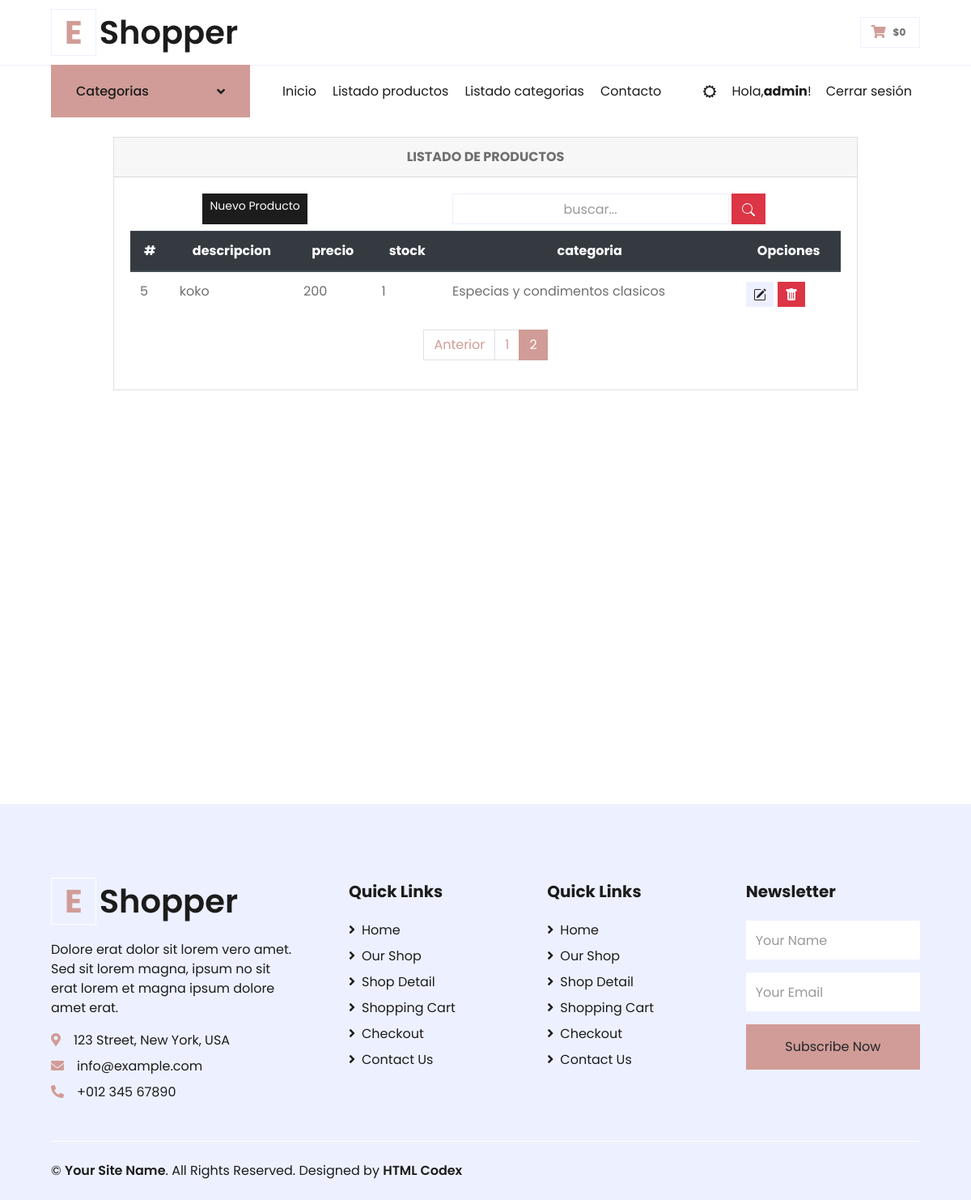
/listarproductos/?page=2 (signed in), run on the app's committed database.
### DistribuidoraApp/models.py (models this page shows, shortened)
class Productos(models.Model):
    nombre = models.CharField(max_length=100)
    imagen = models.ImageField(upload_to='imgproductos/%Y/%m/%d', blank=True)
    descripcion = models.CharField(max_length=500)
    precio = models.IntegerField()
    stock = models.IntegerField(null=True, default=0)
    categoria = models.ForeignKey(Categorias, on_delete=models.PROTECT)
    oferta = models.BooleanField(default=False)
    class Meta:
        db_table = 'productos'
        verbose_name = 'Producto'
        verbose_name_plural = 'Productos'
        ordering = ['id']

class Categorias(models.Model):
    nombre = models.CharField(max_length=100)
    def __str__(self):
        return self.nombre
    class Meta:
        db_table = "categorias"
        verbose_name = 'Categoria'
        verbose_name_plural = 'Categorias'
        ordering = ['id']

### DistribuidoraApp/views.py (the view)
# urls.py: path('listarproductos/', listarProductos, name='listarproductos'),
@login_required(login_url='/login')
def listarProductos(request):
    busqueda = request.POST.get("buscador")
    lista_productos = Productos.objects.order_by('nombre')
    page = request.GET.get('page', 1)
    if busqueda:
        lista_productos = Productos.objects.filter(
            Q(nombre__icontains = busqueda) |
            Q(descripcion__icontains = busqueda)
        ).distinct()
    try:
        paginator = Paginator(lista_productos, 6)
        lista_productos = paginator.page(page)
    except:
        raise Http404
    data = {'entity': lista_productos,
            'title': 'LISTADO DE PRODUCTOS',
            'paginator': paginator
            }
    return render(request, 'DistribuidoraApp/listar-productos.html', data)

### DistribuidoraApp/context_processors.py (called while the page is built)
def extras(request):
	lista_categorias = Categorias.objects.all().order_by('nombre')
	return {'categorias':lista_categorias}

def importe_total_carro(request):
	total=0
	if request.user.is_authenticated:
		if "carro" in request.session:
			for key, value in request.session["carro"].items():
				total= total + int(value["precio"])
	return {"importe_total_carro":total}

### DistribuidoraApp/templates/DistribuidoraApp/listar-productos.html (shortened to what this page needs)
{% extends 'DistribuidoraApp/base.html' %}
{% load static %}
{% block contenidoPagina %}
<div class="min-vh-100 d-flex flex-colum py-4">
    <div class="container">
        <div class="row justify-content-center">
            <div class="col-lg-10 col-md-6 col-sm-4 animate__animated animate__backInRight animate__delay-0.4s">
                <div class="card">
                    <div class="card-header text-center font-weight-bold">
                        {{ title }}
                    </div>
                    <div class="card-body table-responsive align-items-center">
                        <div class="d-flex mb-2">
                            <a href="{% url 'addproducto' %}" class="d-flex inline-block mx-auto btn btn-dark btn-sm" type="submit">
                                Nuevo Producto
                            </a>
                            <form class="d-flex mx-auto d-sm-inlne-block form-inline" method="POST" action="">
                                <div class="input-group">
                                    <input type="text" class="form-control bg-light border-1 small text-center" name="buscador" placeholder="buscar..." value="{{ request.POST.buscador }}">
                                    <div class="input-group-append">
                                        <button class="btn btn-danger mx-1" type="submit">
                                            </button>
                                    </div>
                                </div>
                            </form>
                        </div>
                        <table class="table table-condensed">
                            <thead class="thead-dark text-center ">
                                <tr>
                                    <th scope="col">#</th>
                                    <th scope="col">descripcion</th>
                                    <th scope="col">precio</th>
                                    <th scope="col">stock</th>
                                    <th scope="col">categoria</th>
                                    <th colspan="2">Opciones</th>
                                </tr>
                            </thead>
                            <tbody>
                                {% if entity %} {% for producto in entity %}
                                <tr>
                                    <td>{{ producto.id }}</td>
                                    <td>{{ producto.nombre }}</td>
                                    <td>{{ producto.precio }}</td>
                                    <td>{{ producto.stock }}</td>
                                    <td>{{ producto.categoria }}</td>
                                    <td colspan="2">
                                        <a class="btn btn-secondary btn-sm" href="{% url 'editproducto' producto.id %} " type="button"></a>
                                        <a class="btn btn-danger btn-sm" href="{% url 'deleteProducto' producto.id %}" type="button"></a>
                                    </td>
                                </tr>
                                {% endfor %} {% else %}
                                <div class="text-center text-warning">
                                    <h3> No se encontraron Productos!!</h3>
                                </div>
                                {% endif %}
                            </tbody>
                        </table>
                        <div>
                            {% include 'DistribuidoraApp/paginator.html' %}
                        </div>
                    </div>
                </div>
            </div>
        </div>
    </div>
</div>
{% endblock %}

### DistribuidoraApp/templates/DistribuidoraApp/base.html (shortened to what this page needs)
{% load static %}
<!DOCTYPE html>
<html lang="en">
<head>
    <link href="https://cdnjs.cloudflare.com/ajax/libs/font-awesome/5.10.0/css/all.min.css" rel="stylesheet">
    <link href="{% static 'lib/owlcarousel/assets/owl.carousel.min.css' %}" rel="stylesheet">
    <link href="{% static 'css/style.css' %}" rel="stylesheet">
</head>
<body>
    <div class="container-fluid">
        <div class="row align-items-center py-3 px-xl-5">
            <div class="col-lg-3 d-none d-lg-block">
                <a href="" class="text-decoration-none">
                    <h1 class="m-0 display-5 font-weight-semi-bold"><span class="text-primary font-weight-bold border px-3 mr-1">E</span>Shopper</h1>
                </a>
            </div>
            <div class="col-lg-9 col-6 text-right">
                {% if user.is_authenticated %}
                {% load humanize %}
                <a href="{% url 'viewcart' %}" class="btn border">
                    <i class="fas fa-shopping-cart text-primary"></i>
                    <span class="badge">${{ importe_total_carro | intcomma}} </span>
                </a>
                {% endif %}
            </div>
        </div>
    </div>
    <div class="container-fluid">
        <div class="row border-top px-xl-5">
            <div class="col-lg-3 d-none d-lg-block">
                <a class="btn shadow-none d-flex align-items-center justify-content-between bg-primary text-white w-100" data-toggle="collapse" href="#navbar-vertical" style="height: 65px; margin-top: -1px; padding: 0 30px;">
                    <h6 class="m-0">Categorias</h6>
                    <i class="fa fa-angle-down text-dark"></i>
                </a>
            </div>
            <div class="col-lg-9">
                <nav class="navbar navbar-expand-lg bg-light navbar-light py-3 py-lg-0 px-0">
                    <div class="collapse navbar-collapse justify-content-between" id="navbarCollapse">
                        <div class="navbar-nav mr-auto py-0">
                            <a href="{% url 'inicio' %}" class="nav-item nav-link">Inicio</a>
                            {% if user.is_staff %}
                            <a href="{% url 'listarproductos' %}" class="nav-item nav-link ">Listado productos</a>
                            <a href="{% url 'categorias' %}" class="nav-item nav-link">Listado categorias</a>
                            {% endif %}
                            <a href="contact.html" class="nav-item nav-link">Contacto</a>
                        </div>
                        <div class="navbar-nav ml-auto py-0">
                            {% if user.is_authenticated %}
                            <a href="{% url 'editar_perfil' %}" class="btn btn-sm nav-item nav-link">
                            </a>
                            <p class="text-dark my-3 mx-2" style="display:flex;align-items: center; justify-content: center;"> Hola,<b>{{user.username}}</b>!</p>
                            <a href="{% url 'logout' %}" class="nav-item nav-link">Cerrar sesión</a>
                            {% else %}
                            <a href="{% url 'login' %}" class="nav-item nav-link">Ingresar</a>
                            <a href="{% url 'register' %}" class="nav-item nav-link">Registrarse</a>
                            {% endif%}
                        </div>
                    </div>
                </nav>
            </div>
        </div>
    </div>
    {% block contenidoPagina %}
    {% endblock %}
    <div class="container-fluid bg-secondary text-dark mt-5 pt-5">
        <div class="row px-xl-5 pt-5">
            <div class="col-lg-4 col-md-12 mb-5 pr-3 pr-xl-5">
                <a href="" class="text-decoration-none">
                    <h1 class="mb-4 display-5 font-weight-semi-bold"><span class="text-primary font-weight-bold border border-white px-3 mr-1">E</span>Shopper</h1>
                </a>
                <p>Dolore erat dolor sit lorem vero amet. Sed sit lorem magna, ipsum no sit erat lorem et magna ipsum dolore amet erat.</p>
                <p class="mb-2"><i class="fa fa-map-marker-alt text-primary mr-3"></i>123 Street, New York, USA</p>
                <p class="mb-2"><i class="fa fa-envelope text-primary mr-3"></i>info@example.com</p>
                <p class="mb-0"><i class="fa fa-phone-alt text-primary mr-3"></i>+012 345 67890</p>
            </div>
            <div class="col-lg-8 col-md-12">
                <div class="row">
                    <div class="col-md-4 mb-5">
                        <h5 class="font-weight-bold text-dark mb-4">Quick Links</h5>
                        <div class="d-flex flex-column justify-content-start">
                            <a class="text-dark mb-2" href="index.html"><i class="fa fa-angle-right mr-2"></i>Home</a>
                            <a class="text-dark mb-2" href="shop.html"><i class="fa fa-angle-right mr-2"></i>Our Shop</a>
                            <a class="text-dark mb-2" href="detail.html"><i class="fa fa-angle-right mr-2"></i>Shop Detail</a>
                            <a class="text-dark mb-2" href="cart.html"><i class="fa fa-angle-right mr-2"></i>Shopping Cart</a>
                            <a class="text-dark mb-2" href="checkout.html"><i class="fa fa-angle-right mr-2"></i>Checkout</a>
                            <a class="text-dark" href="contact.html"><i class="fa fa-angle-right mr-2"></i>Contact Us</a>
                        </div>
                    </div>
                    <div class="col-md-4 mb-5">
                        <h5 class="font-weight-bold text-dark mb-4">Quick Links</h5>
                        <div class="d-flex flex-column justify-content-start">
                            <a class="text-dark mb-2" href="index.html"><i class="fa fa-angle-right mr-2"></i>Home</a>
                            <a class="text-dark mb-2" href="shop.html"><i class="fa fa-angle-right mr-2"></i>Our Shop</a>
                            <a class="text-dark mb-2" href="detail.html"><i class="fa fa-angle-right mr-2"></i>Shop Detail</a>
                            <a class="text-dark mb-2" href="cart.html"><i class="fa fa-angle-right mr-2"></i>Shopping Cart</a>
                            <a class="text-dark mb-2" href="checkout.html"><i class="fa fa-angle-right mr-2"></i>Checkout</a>
                            <a class="text-dark" href="contact.html"><i class="fa fa-angle-right mr-2"></i>Contact Us</a>
                        </div>
                    </div>
                    <div class="col-md-4 mb-5">
                        <h5 class="font-weight-bold text-dark mb-4">Newsletter</h5>
                        <form action="">
                            <div class="form-group">
                                <input type="text" class="form-control border-0 py-4" placeholder="Your Name" required="required" />
                            </div>
                            <div class="form-group">
                                <input type="email" class="form-control border-0 py-4" placeholder="Your Email"
                                    required="required" />
                            </div>
                            <div>
                                <button class="btn btn-primary btn-block border-0 py-3" type="submit">Subscribe Now</button>
                            </div>
                        </form>
                    </div>
                </div>
            </div>
        </div>
        <div class="row border-top border-light mx-xl-5 py-4">
            <div class="col-md-6 px-xl-0">
                <p class="mb-md-0 text-center text-md-left text-dark">
                    &copy; <a class="text-dark font-weight-semi-bold" href="#">Your Site Name</a>. All Rights Reserved. Designed
                    by
                    <a class="text-dark font-weight-semi-bold" href="https://htmlcodex.com">HTML Codex</a>
                </p>
            </div>
            <div class="col-md-6 px-xl-0 text-center text-md-right">
            </div>
        </div>
    </div>
</body>
</html>

### data on the page
Productos: id "5", nombre "koko", precio "200", stock "1", categoria "Especias y condimentos clasicos"

### other printed values
{{ importe_total_carro | intcomma }} "0"
{{ user.username }} "admin"
{{ title }} "LISTADO DE PRODUCTOS"
{{ page }} "1" "2"
